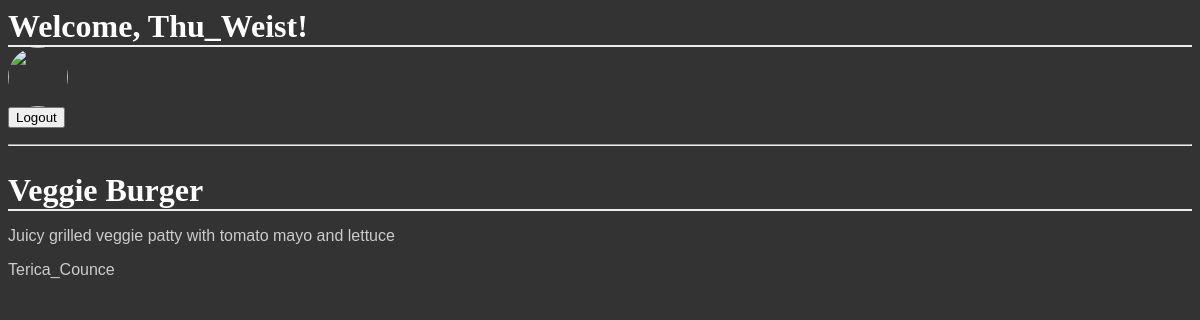
The page /catalog/Entree/items/1 (signed in) on the database its author committed.
### database_setup.py (models this page shows, shortened)
class CatalogItem(Base):
    __tablename__ = 'catalog_item'
    id = Column(Integer, primary_key = True)
    name = Column(String(250), nullable = False)
    price = Column(String(8))
    category = Column(String(250))
    description = Column(String(250))
    dt_added = Column(DateTime, nullable = False, default = datetime.datetime.now())
    dt_modded = Column(DateTime, nullable = False, default = datetime.datetime.now(), onupdate = datetime.datetime.now())
    user_id = Column(Integer, ForeignKey('user.id'))
    user = relationship(User)

class User(Base):
    __tablename__ = 'user'
    id = Column(Integer, primary_key = True)
    name = Column(String(250), nullable = False)
    email = Column(String(250), nullable = True)
    picture = Column(String(1000), nullable = True)
    salt = Column(String(250), nullable = False)
    hashedpw = Column(String(250), nullable = False)
    dt_added = Column(DateTime, nullable = False, default = datetime.datetime.now())

### public_page.py (the view)
@public_page.route('/catalog/<string:category>/items/<int:item_id>', methods = ['GET'])
def viewCatalogItem(category, item_id):
    item = session.query(CatalogItem).filter_by(id = item_id).one()
    return render_template('viewitem.html', item = item)

### templates/viewitem.html (shortened to what this page needs)
{% extends 'base.html' %}
{% block content %}
<div>
  <h1>{{item.name}}</h1>
  <p>{{item.description}}</p>
  <p>{{item.user.name}}</p>
</div>
{% endblock %}

### static/styles.css (style rules this page uses)
body { font-family: sans-serif; background-image: url('img3.jpg'); background-color: #333333 }
h1, h2, h3, h4 { color: #FFFFFF; }
h1, h2 { font-family: 'Georgia', serif; margin: 0; }
h1 { border-bottom: 2px solid #eee; }
p, dd, dt { color: #CCCCCC; }

### rows shown on the page
CatalogItem: name "Veggie Burger", description "Juicy grilled veggie patty with tomato mayo and lettuce"
User: user.name "Terica_Counce"

### other values the page prints
{{ session['username'] }} "Thu_Weist"
